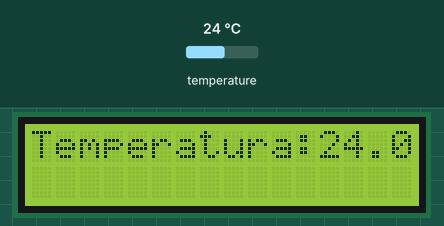
Bench run of a sketch on a simulated Arduino Uno, built with avr-gcc and run on an emulated ATmega328P. Parts: 16×2 character LCD. Inputs (shaded band) come from the test bench; at power-on: temperature 24 °C.

Above: at 2.3 s.
2.4 s: temperature set to 12 °C
At 3.5 s:
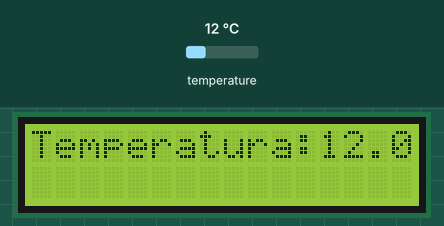
4.2 s: temperature set to 19 °C
At 5.9 s:
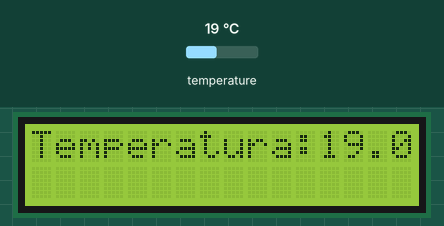
6.2 s: temperature set to 28 °C
At 11.1 s:
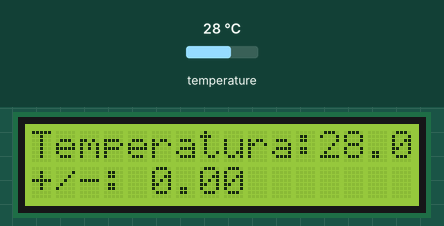
Timing chart, 0 to 12.6 s (numbered marks = the images above; inputs shaded):
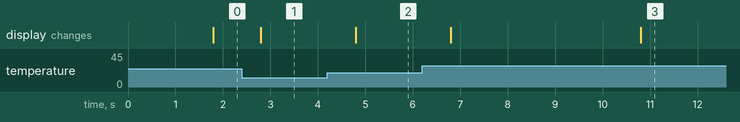

The sketch:

DS18B20.ino
```cpp
#include <LiquidCrystal_I2C.h>
#include <OneWire.h>
#include <DallasTemperature.h>
#define BUF_SIZE 3

const int oneWireBus = 2;
OneWire sensor(oneWireBus);
DallasTemperature sensors(&sensor);
const long freqMeasurement = 1000;
unsigned long currentTtime = 0;
unsigned long takeTime = 0;
float temp_Measurement_tab[BUF_SIZE];
float temp_Measurement;
enum {MAX, MIN, AV}state;
int i = 0;

float buforMeasurements[BUF_SIZE];
float newestMeasurement = 0;

float BUF_OVER[BUF_SIZE];
float BUF_BELOW[BUF_SIZE];
float BUF_NEUTRAL[BUF_SIZE];
float swing = 0;
LiquidCrystal_I2C lcd(0x27, 16, 2);

void setup()
{
    lcd.begin();
    lcd.backlight();
    Serial.begin(115200);
    sensors.begin();
}

void sensor_lcd(void){
    takeTime = millis();
   sensors.requestTemperatures();
   temp_Measurement = sensors.getTempCByIndex(0);
   lcd.setCursor(0, 0);
   lcd.print("Temperatura:");
   lcd.setCursor(12, 0);
   lcd.print(temp_Measurement);
   lcd.setCursor(17, 0);
   lcd.print("'C");
}

float fun_Make(float tab[], int size, int state)
{
  float val_max_min = 0;

switch(state)
{
    case MAX:
            val_max_min = tab[0];
            for(int i =0; i<size; i++)
            {
                if( tab[i] > val_max_min ) { val_max_min = tab[i];}
            }
            break;

    case MIN:
            val_max_min = tab[0];
            for(int i =0; i<size; i++)
            {
                if( tab[i] < val_max_min ) { val_max_min = tab[i];}
            }
            break;
    case AV:
            val_max_min = tab[0];
            break;
}
return val_max_min;
}


float porowywanie_tablicy(float BUF_BELOW[], float BUF_OVER[], float BUF_NEUTRAL[], int size1, int size2, int size3)
{
    //buff below
    if( size1 > size2 && size1 > size3 )
    {
      swing =fun_Make(BUF_BELOW, sizeof(BUF_BELOW), MAX);
    }

    //buf over
     if( size2 > size1 && size2 > size3 )
     {
        swing = fun_Make(BUF_OVER, sizeof(BUF_OVER), MIN);
     }

     //neutral
     if( size3 > size1 && size3 > size2 )
    {
      swing = fun_Make(BUF_NEUTRAL, sizeof(BUF_NEUTRAL), AV);
    }
  return swing;
}


void loop()
{


    takeTime = millis();
    if(takeTime % freqMeasurement == 0)
    {

      takeTime = millis();
      sensor_lcd();

         temp_Measurement_tab[i] = sensors.getTempCByIndex(0);

         if(ceil(temp_Measurement_tab[i])  > newestMeasurement)
         {
            BUF_BELOW[i] = temp_Measurement_tab[i];
         }

         if(ceil(temp_Measurement_tab[i])  < newestMeasurement)
         {

            BUF_OVER[i] = temp_Measurement_tab[i];
         }

        if(ceil(temp_Measurement_tab[i]) == newestMeasurement);
         {
            BUF_NEUTRAL[i] = temp_Measurement_tab[i];
         }


          if( i == BUF_SIZE)
         {
            for(int j=0; j<=BUF_SIZE; j++)
            {
                buforMeasurements[j] = 0;
            }
         }


      }
  i++ ;

  if(takeTime % 10000 == 0) {
  porowywanie_tablicy(BUF_BELOW,BUF_OVER,BUF_NEUTRAL,sizeof(BUF_BELOW),sizeof(BUF_OVER), sizeof(BUF_NEUTRAL));
   lcd.setCursor(0, 1);
   lcd.print("+/-:");
   lcd.setCursor(5, 1);
   lcd.print(swing);

  }


  }


 /*   if(takeTime - currentTtime >= freqMeasurement)
    {
      temp_Measurement = sensors.getTempCByIndex(0);

        for(int i=0; i<=100; i++)
        {
          buforMeasurements[i] = temp_Measurement;
          if( (i-1) <= 100)
          {
              for(int j=0; j<=100; j++)
              {
                buforMeasurements[i] = 0;
              }
          }
        }


      }

      */
```

Measured:
- after the input at 2.4 s, the display: changes after 0.40 s (image 1)
- after the input at 4.2 s, the display: changes after 0.60 s (image 2)
- after the input at 6.2 s, the display: first changes after 0.60 s (image 3 shows a later state)
